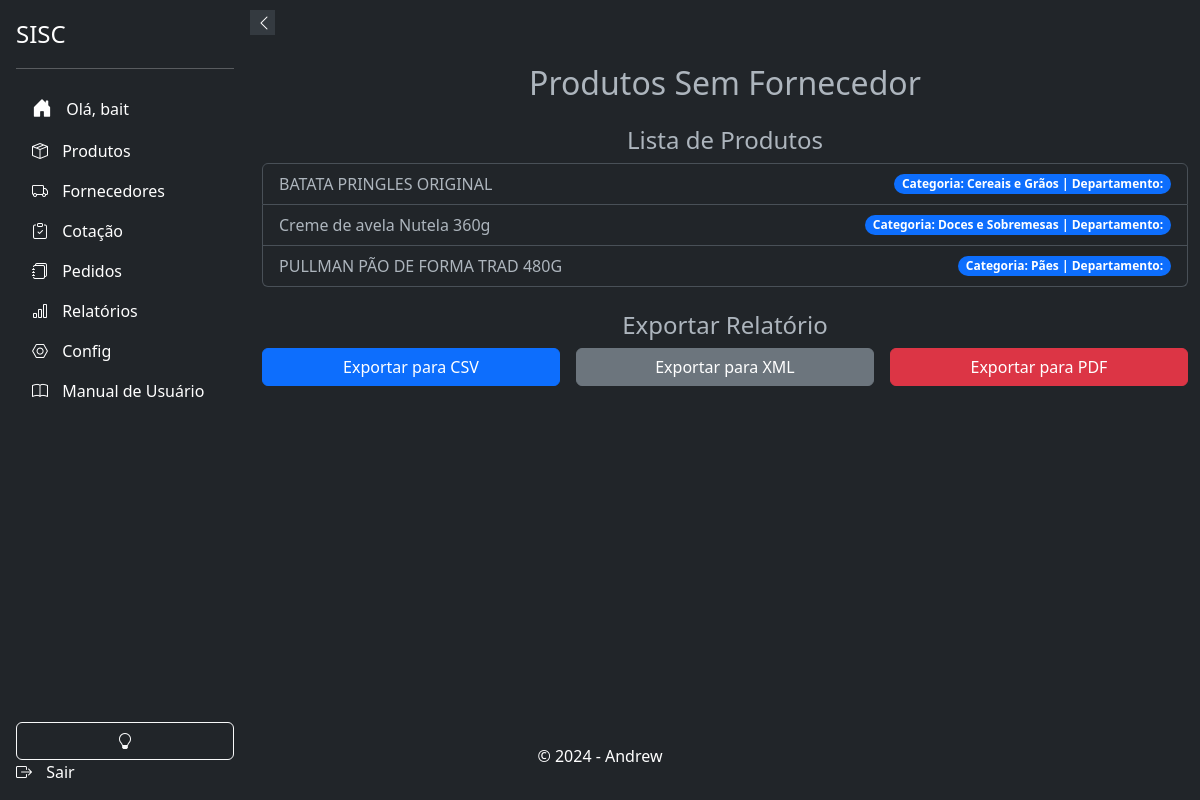
Screenshot of /relatorios/produtos-sem-fornecedor/ (signed in) with the database file from the repository.
### products/models.py (models this page shows, shortened)
class Product(models.Model):
    UNIDADE_CHOICES = (
        ('mm', 'Milímetro'),
        ('cm', 'Centímetro'),
        ('m', 'Metro'),
    )
    UNIDADE_DE_MEDIDA_CHOICES = [
        ('Kg', 'Quilo'),
        ('Dp', 'Display'),
        ('Un', 'Unidade'),
        ('Cx', 'Caixa'),
        ('Fd', 'Fardo'),
        ('Pct', 'Pacote'),
        ('Sch', 'Sache'),
        ('Tp', 'Take Profit'),
    ]
    id = models.AutoField(primary_key=True)
    ean = models.CharField(max_length=13, unique=True, blank=True, null=True)
    sku = models.CharField("SKU", max_length=255, unique=True, blank=True, null=True)
    name = models.CharField(max_length=255)
    brand = models.ForeignKey(Brand, on_delete=models.PROTECT, related_name='products', blank=True, null=True)
    product_line = models.ForeignKey(ProductLine, on_delete=models.PROTECT, related_name='products', blank=True, null=True)
    department = models.ForeignKey(Departamento, on_delete=models.PROTECT, related_name='products', blank=True, null=True)
    category = models.ForeignKey(Category, on_delete=models.PROTECT, related_name='products', blank=True, null=True)
    subcategory = models.ForeignKey(Subcategory, on_delete=models.PROTECT, related_name='products', blank=True, null=True)
    status = models.BooleanField(default=True)
    photo = models.ImageField(upload_to='products/', blank=True, null=True)
    notas = models.TextField("Notas", blank=True, null=True)
    descricao = models.TextField(_("Descrição"), max_length=50, blank=True)
    preco_de_custo = models.DecimalField(_("Preço de Custo"), max_digits=10, decimal_places=3, blank=True, null=True)
    altura_embalagem = models.DecimalField(max_digits=10, decimal_places=3, blank=True, null=True, verbose_name='Altura da Embalagem')
    largura_embalagem = models.DecimalField(max_digits=10, decimal_places=3, blank=True, null=True, verbose_name='Largura da Embalagem')
    comprimento_embalagem = models.DecimalField(max_digits=10, decimal_places=3, blank=True, null=True, verbose_name='Comprimento da Embalagem')
    espessura_embalagem = models.DecimalField(max_digits=10, decimal_places=3, blank=True, null=True, verbose_name='Espessura da Embalagem')
    raio_embalagem = models.DecimalField(max_digits=10, decimal_places=3, blank=True, null=True, verbose_name='Raio da Embalagem')
    unidade_altura = models.CharField(max_length=2, choices=UNIDADE_CHOICES, blank=True, null=True, verbose_name='Unidade de Medida Altura')
    unidade_largura = models.CharField(max_length=2, choices=UNIDADE_CHOICES, blank=True, null=True, verbose_name='Unidade de Medida Largura')
    unidade_comprimento = models.CharField(max_length=2, choices=UNIDADE_CHOICES, blank=True, null=True, verbose_name='Unidade de Medida Comprimento')
    unidade_espessura = models.CharField(max_length=2, choices=UNIDADE_CHOICES, blank=True, null=True, verbose_name='Unidade de Medida Espessura')
    unidade_raio = models.CharField(max_length=2, choices=UNIDADE_CHOICES, blank=True, null=True, verbose_name='Unidade de Medida Raio')
    unidade_de_medida = models.CharField(_("Unidade de Medida"), max_length=50, blank=True, null=True, choices=UNIDADE_DE_MEDIDA_CHOICES)
    quantidade_por_volume = models.PositiveIntegerField(blank=True, null=True, verbose_name='Quantidade por Volume')
    data_de_validade = models.DateField(_("Data de Validade"), blank=True, null=True)
    history = HistoricalRecords()

class Category(models.Model):
    department = models.ForeignKey(Departamento, on_delete=models.CASCADE, related_name='categories')
    name = models.CharField(max_length=200)

### relatorios/views.py (the view, shortened to what this page needs)
# urls.py: path('produtos-sem-fornecedor/', ProdutosSemFornecedorView.as_view(), name='produtos_sem_fornecedor'),
@method_decorator(login_required(login_url=''), name='dispatch')
class ProdutosSemFornecedorView(TemplateView):
    template_name = 'relatorios/produtos_sem_fornecedor.html'
    def get(self, request):
        produtos_com_fornecedor = ProductPriceHistory.objects.values_list('product_id', flat=True).distinct()
        produtos_sem_fornecedor = Product.objects.exclude(id__in=produtos_com_fornecedor)
        context = {
            'produtos_sem_fornecedor': produtos_sem_fornecedor,
        }
        return render(request, self.template_name, context)

### relatorios/templates/relatorios/produtos_sem_fornecedor.html (shortened to what this page needs)
{% extends 'base.html' %}
{% block content %}
<div class="container my-4">
    <h2 class="text-center">Produtos Sem Fornecedor</h2>
    <div class="row mt-4">
        <div class="col-md-12">
            <h4 class="text-center">Lista de Produtos</h4>
            <ul class="list-group">
                {% for produto in produtos_sem_fornecedor %}
                <li class="list-group-item d-flex justify-content-between align-items-center">
                    {{ produto.name }}
                    <span class="badge bg-primary rounded-pill">
                        Categoria: {{ produto.category.name }} | Departamento: {{ produto.department.name }}
                    </span>
                </li>
                {% endfor %}
            </ul>
        </div>
    </div>
    <div class="row mt-4">
        <div class="col-md-12">
            <h4 class="text-center">Exportar Relatório</h4>
            <form method="post" class="row g-3">
                <div class="col-md-4">
                    <button type="submit" name="formato" value="csv" class="btn btn-primary w-100">Exportar para CSV</button>
                </div>
                <div class="col-md-4">
                    <button type="submit" name="formato" value="xml" class="btn btn-secondary w-100">Exportar para XML</button>
                </div>
                <div class="col-md-4">
                    <button type="submit" name="formato" value="pdf" class="btn btn-danger w-100">Exportar para PDF</button>
                </div>
            </form>
        </div>
    </div>
</div>
{% endblock %}

### app/templates/components/_sidebar.html (shortened to what this page needs)
<!DOCTYPE html>
<html>
<head>
    <link href="https://cdn.jsdelivr.net/npm/bootstrap@5.3.0-alpha3/dist/css/bootstrap.min.css" rel="stylesheet">
    <link rel="stylesheet" href="https://cdn.jsdelivr.net/npm/bootstrap-icons@1.10.5/font/bootstrap-icons.css">
</head>
<body>
    <div class="sidebar d-flex flex-column flex-shrink-0 p-3 text-white bg-dark" id="sidebar">
        <button class="sidebar-toggle" onclick="toggleSidebar()">
            <i id="sidebar-toggle-icon" class="bi bi-chevron-left"></i>
        </button>
        <a href="#" class="d-flex align-items-center mb-3 mb-md-0 me-md-auto text-white text-decoration-none">
            <span class="fs-4">SISC</span>
        </a>
        <hr>
        {% if user.is_authenticated %}
            <ul class="nav nav-pills flex-column mb-auto">
                <li class="nav-item">
                    <a href="{% url 'accounts:home' %}" class="nav-link text-white" aria-current="page">
                        <i class="bi bi-house-door-fill fs-5"></i>
                        <span>Olá, {{ user.username }}</span>
                    </a>
                </li>
                <li>
                    <a href="{% url 'products:products_list' %}" class="nav-link text-white">
                        <i class="bi bi-box-seam"></i>
                        <span>Produtos</span>
                    </a>
                </li>
                <li>
                    <a href="{% url 'suppliers:supplier_list' %}" class="nav-link text-white">
                        <i class="bi bi-truck "></i>
                        <span>Fornecedores</span>
                    </a>
                </li>
                <li>
                    <a href="{% url 'cotacao:cotacao_list' %}" class="nav-link text-white">
                        <i class="bi bi-clipboard-check"></i>
                        <span>Cotação</span>
                    </a>
                </li>
                <li>
                    <a href="{% url 'respostas:listar_pedidos' %}" class="nav-link text-white">
                        <i class="bi bi-journals"></i>
                        <span>Pedidos</span>
                    </a>
                </li>
                <li>
                    <a href="{% url 'relatorios:gerar_relatorios' %}" class="nav-link text-white">
                        <i class="bi bi-bar-chart"></i>
                        <span>Relatórios</span>
                    </a>
                </li>
                <li>
                    <a href="{% url 'admin:index' %}" class="nav-link text-white">
                        <i class="bi bi-nut"></i>
                        <span>Config</span>
                    </a>
                </li>
                <li>
                    <a href="{% url 'relatorios:manual_usuario' %}" class="nav-link text-white">
                        <i class="bi bi-book"></i>
                        <span>Manual de Usuário</span>
                    </a>
                </li>
            <br>
            </ul>
            <button class="btn btn-outline-light" onclick="toggleTheme()">
                <i id="theme-toggle-icon" class="bi bi-lightbulb-fill"></i>
            </button>
            <a href="{% url 'accounts:logout' %}" class="nav-link text-white">
                <i class="bi bi-box-arrow-right"></i>
                <span>Sair</span>
            </a>
        {% else %}
            <a href="{% url 'accounts:login' %}" class="nav-link text-white">
                <i class="bi bi-box-arrow-in-right"></i>
                <span>Login</span>
            </a>
        {% endif %}
    </div>
</body>
</html>

### app/templates/base.html (style rules this page uses)
body, html { height: 100%; margin: 0; display: flex; flex-direction: column; }

### app/templates/components/_sidebar.html (style rules this page uses)
.sidebar { width: 250px; height: 100vh; position: fixed; top: 0; left: 0; background-color: #343a40; transition: all 0.3s; z-index: 1000; }
.sidebar .nav-link { white-space: nowrap; overflow: hidden; text-overflow: ellipsis; }
.sidebar .nav-link i { margin-right: 10px; }
.sidebar-toggle { position: absolute; top: 10px; right: -25px; width: 25px; height: 25px; background-color: #343a40; border: none; color: white; cursor: pointer; z-index: 1100; }

### rows the page displays
Product: name "BATATA PRINGLES ORIGINAL", category.name "Cereais e Grãos"
Product: name "Creme de avela Nutela 360g", category.name "Doces e Sobremesas"
Product: name "PULLMAN PÃO DE FORMA TRAD 480G", category.name "Pães"

### other values shown
{{ user.username }} "bait"
